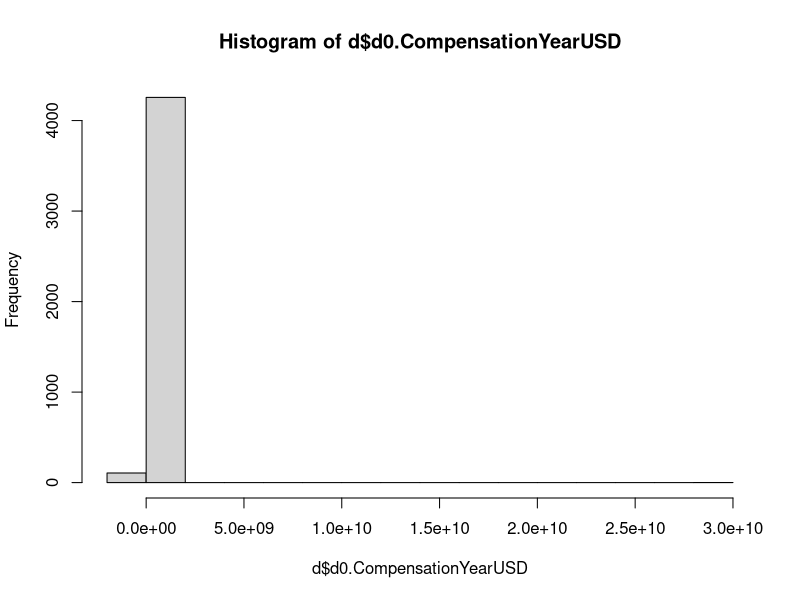
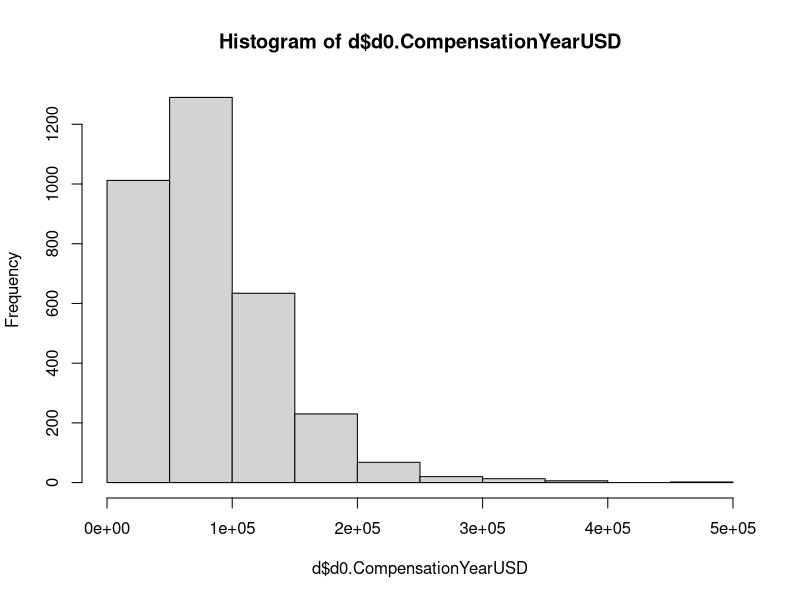

The R source for these figures, in order: (Note: this script raises an error after producing the figures.)
## ---- chunk 1
knitr::opts_chunk$set(echo = TRUE)
## ---- chunk 2
d0 <- read.csv("../Data/DataScienceData.csv")
## ---- chunk 3
d <- data.frame(d0$FormalEducation, d0$CompensationYearUSD, d0$Tenure)
d <- na.omit(d)
unique(d$d0.FormalEducation)
## ---- chunk 4
hist(d$d0.CompensationYearUSD)
max(d$d0.CompensationYearUSD)
mean(d$d0.CompensationYearUSD)
mean(d$d0.CompensationYearUSD[d$d0.FormalEducation=="Bachelor's degree"])
## ---- chunk 5
d <- d[d$d0.CompensationYearUSD < 500000,]
d <- d[d$d0.CompensationYearUSD > 20000,]
hist(d$d0.CompensationYearUSD)
## ---- chunk 6
mean(d$d0.CompensationYearUSD)
sd(d$d0.CompensationYearUSD)
mean(d$d0.CompensationYearUSD[d$d0.FormalEducation=="Bachelor's degree"])
## ---- chunk 7
unique(d$d0.FormalEducation)

"bachelor's"
bach = d[d$d0.FormalEducation=="Bachelor's degree",]
nrow(bach)
m_bachelor <- mean(bach$d0.CompensationYearUSD)
sd(bach$d0.CompensationYearUSD)

"master's"
mas = d[d$d0.FormalEducation=="Master's degree",]
nrow(mas)
m_master <- mean(mas$d0.CompensationYearUSD)
sd(mas$d0.CompensationYearUSD)

"doctorate"
doc = d[d$d0.FormalEducation=="Doctoral degree",]
nrow(doc)
m_doctor <- mean(doc$d0.CompensationYearUSD)
sd(doc$d0.CompensationYearUSD)

"professional"
prof = d[d$d0.FormalEducation=="Professional degree",]
nrow(prof)
m_professional <- mean(prof$d0.CompensationYearUSD)
sd(prof$d0.CompensationYearUSD)


groupmeans = c(m_bachelor, m_master, m_doctor, m_professional)
groupmeans
## ---- chunk 8
d <- d[d$d0.FormalEducation != "I did not complete any formal education past high school",]
d <- d[d$d0.FormalEducation != "Some college/university study without earning a bachelor's degree",]
d <- d[d$d0.FormalEducation != "I prefer not to answer",]

## ---- chunk 9
set.seed(3)
n = 700
n2 = 1530
n3 = 800
n4 = 100

m1 = 55000
m2 = 60000
m3 = 70000
m4 = 50000

s1 = 50000
s2 = 55000
s3 = 60000
s4 = 45000

reps=1000
pvalues=data.frame(p12=rep(NA,reps),p13=rep(NA,reps), p14=rep(NA, reps), p23=rep(NA,reps), p24=rep(NA,reps), p34=rep(NA, reps))
for(i in 1:reps){
  x1=rnorm(n,m1,s1)
  x2=rnorm(n2,m2,s2)
  x3=rnorm(n3,m3,s3)
  x4=rnorm(n4,m4,s4)
  pvalues$p12[i]=t.test(x1,x2,var.equal=F)$p.value
  pvalues$p13[i]=t.test(x1,x3,var.equal=F)$p.value
  pvalues$p14[i]=t.test(x1,x4,var.equal=F)$p.value
  pvalues$p23[i]=t.test(x2,x3,var.equal=F)$p.value
  pvalues$p24[i]=t.test(x2,x4,var.equal=F)$p.value
  pvalues$p34[i]=t.test(x3,x4,var.equal=F)$p.value
}

# This creates a dataframe with a TRUE or FALSE value for each pairwise test indicating if it rejected
# as well as a column indicating if any one test rejected
reject = data.frame(pvalues < (0.05/6), any.rejection=apply(pvalues<(0.05/6), 1, any))

# This calculates the mean TRUE entries in each column (proportion of rejections) and shows a given number of decimal places for the results
results = apply(reject,2,mean)
dec = 5
format(round(results, dec), nsmall=dec)
## ---- chunk 10
prof = prof$d0.CompensationYearUSD
bach = bach$d0.CompensationYearUSD
mas = mas$d0.CompensationYearUSD
doc = doc$d0.CompensationYearUSD
## ---- chunk 11


pvalues=data.frame(Prof_v_BS=NA, BS_v_MS=NA, BS_v_PhD=NA, MS_v_PhD=NA, MS_v_Prof=NA, Prof_v_PhD=NA)
pvalues$Prof_v_BS=t.test(prof, bach, var.equal=F)$p.value
pvalues$BS_v_MS=t.test(bach,mas,var.equal=F)$p.value
pvalues$BS_v_PhD=t.test(bach,doc,var.equal=F)$p.value
pvalues$MS_v_PhD=t.test(mas, doc, var.equal=F)$p.value
pvalues$MS_v_Prof=t.test(mas, prof, var.equal=F)$p.value
pvalues$Prof_v_PhD=t.test(prof, doc, var.equal=F)$p.value

grid.table(pvalues)
## ---- chunk 12
groupmeans
anovaP <- power.anova.test(groups = 4, 
between.var = var(c(50000, 60000, 55000, 70000)), within.var = 50000^2, 
power=NULL,sig.level=0.05,n=c(700, 1500, 800, 100))

anovaP
## ---- chunk 13
d$d0.FormalEducation <- ordered(d$d0.FormalEducation,
                         levels = c("Professional degree", "Bachelor's degree", "Master's degree", "Doctoral degree"))
## ---- chunk 14
summary(aov(d$d0.CompensationYearUSD ~ d$d0.FormalEducation, data = d))
## ---- chunk 15
ggplot(d) +
  ggtitle("Distributions of Salary per Education Group") +
  xlab("Salary in USD") +
  labs(fill= "Salary in USD", color="Salary in USD") +
  geom_density(aes(x=d$d0.CompensationYearUSD, fill=d$d0.FormalEducation, color=d$d0.FormalEducation), alpha=0.3) +
  scale_x_continuous(labels=dollar) 
## ---- chunk 16
summary(lm(d$d0.CompensationYearUSD ~ factor(d$d0.FormalEducation), data=d))
## ---- chunk 17
ggplot(d, aes(x=d0.FormalEducation, y=d0.CompensationYearUSD)) + 
  ggtitle("Salary by Education Level") +
  xlab("Education Level") +
  ylab("Salary in USD") +
  geom_point() +
  geom_abline(intercept=47806.58, slope = 17939) +
  scale_y_continuous(labels=dollar)
